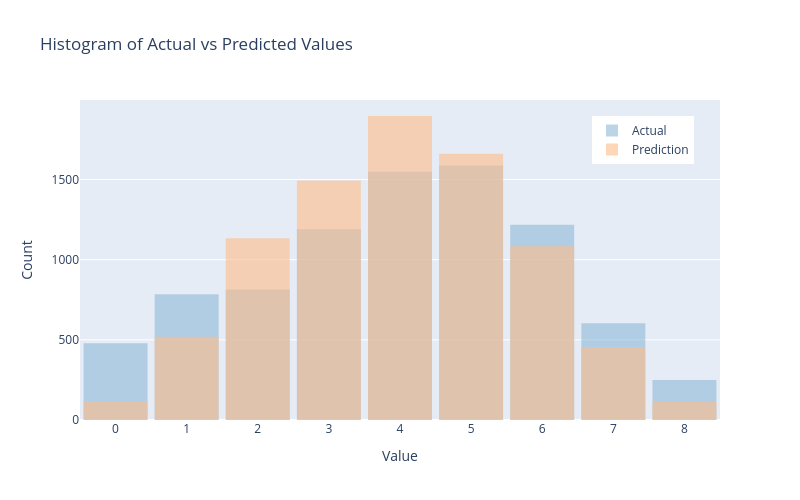

Notebook source saved alongside this figure:
### Code cell
plot_hist_plotly(results_test['actual'].cat.codes, results_test['prediction'])

### Figure 1 — Plotly figure (JSON) as saved in the notebook; plotly's stock layout.template omitted (floating-point values rounded to 4 significant figures; data arrays with more than 128 entries replaced by an {"elided": "..."} marker saying what was removed)
{"data": [{"marker": {"color": "#8fbad8"}, "name": "Actual", "opacity": 0.6, "type": "histogram", "x": {"elided": "8472 int values"}, "xbins": {"end": 8.5, "size": 1, "start": -0.5}}, {"marker": {"color": "#febd89"}, "name": "Prediction", "opacity": 0.6, "type": "histogram", "x": {"elided": "8472 int values"}, "xbins": {"end": 8.5, "size": 1, "start": -0.5}}], "layout": {"bargap": 0.1, "barmode": "overlay", "height": 500, "legend": {"x": 0.8, "y": 0.95}, "title": {"text": "Histogram of Actual vs Predicted Values<br>"}, "width": 800, "xaxis": {"dtick": 1, "tick0": 0, "tickmode": "linear", "title": {"text": "Value"}}, "yaxis": {"title": {"text": "Count"}}}}
